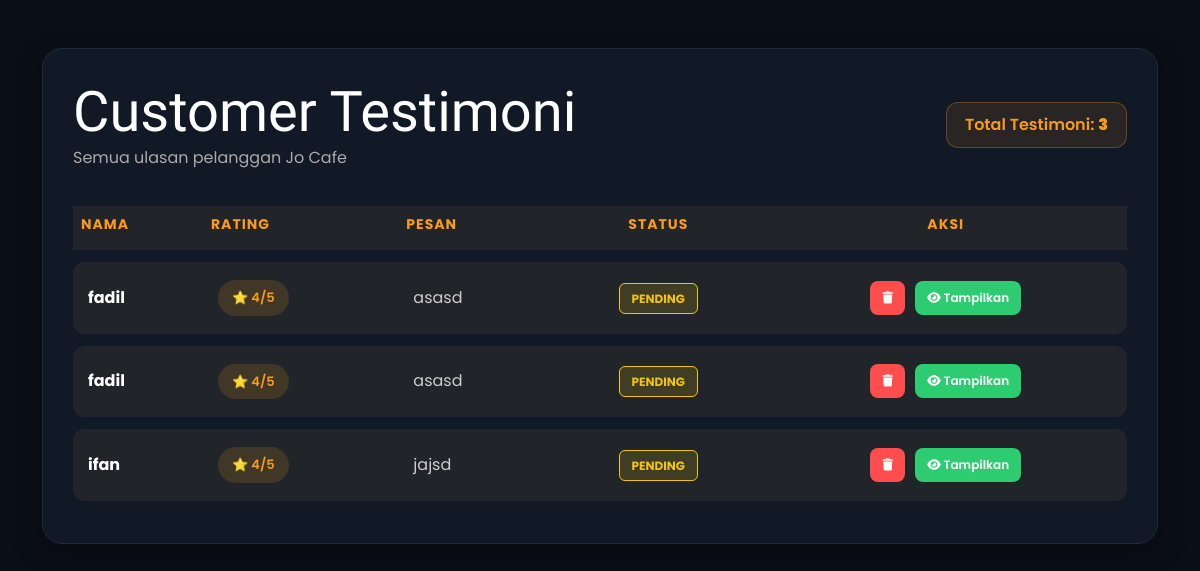
Page /TampilanTestimoni.php on the earlier database version.
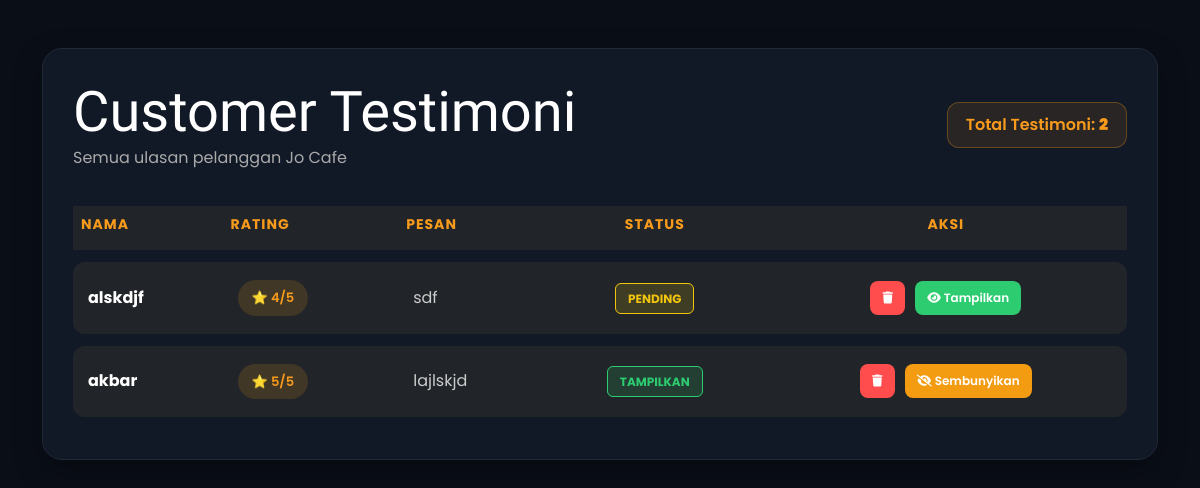
Same page on the later database version.
### tables this page shows
CREATE TABLE `testimoni` (
  `id_testimoni` int(11) NOT NULL,
  `id_admin` int(11) DEFAULT NULL,
  `nama` varchar(100) DEFAULT NULL,
  `id_pelanggan` int(100) NOT NULL,
  `no_telp` varchar(20) DEFAULT NULL,
  `pesan` text DEFAULT NULL,
  `rating` int(11) DEFAULT NULL,
  `status` enum('pending','tampilkan') DEFAULT 'pending',
  `tanggal` date DEFAULT NULL
);

### TampilanTestimoni.php (the view, shortened to what this page needs)
<?php
include_once "../config/koneksi.php";
$url_kembali = "admin.php?page=TampilanTestimoni";
?>
<!DOCTYPE html>
<html lang="id">
<head>
    <link href="https://cdn.jsdelivr.net/npm/bootstrap@5.3.0/dist/css/bootstrap.min.css" rel="stylesheet">
    <link rel="stylesheet" href="https://cdnjs.cloudflare.com/ajax/libs/font-awesome/6.0.0/css/all.min.css">
</head>
<body>
<div class="container py-5">
    <div class="testimoni-wrapper">
        <div class="d-flex justify-content-between align-items-center mb-4 flex-wrap gap-3">
            <div>
                <h1 class="title-cursive mb-0">Customer Testimoni</h1>
                <p style="color:#aaa; margin:0;">Semua ulasan pelanggan Jo Cafe</p>
            </div>
            <div class="testi-total">
                <?php
                $count = mysqli_query($conn, "SELECT id_testimoni FROM testimoni");
                ?>
                Total Testimoni: <strong><?php echo mysqli_num_rows($count); ?></strong>
            </div>
        </div>
        <div class="table-responsive">
            <table class="table table-dark custom-table align-middle">
                <thead>
                    <tr>
                        <th>Nama</th>
                        <th>Rating</th>
                        <th>Pesan</th>
                        <th class="text-center">Status</th>
                        <th class="text-center">Aksi</th>
                    </tr>
                </thead>
                <tbody>
                <?php
                $query_testimoni = mysqli_query($conn, "SELECT * FROM testimoni ORDER BY id_testimoni DESC");
                while($row = mysqli_fetch_assoc($query_testimoni)) {
                    $status_class = ($row['status'] == 'tampilkan') ? 'status-tampilkan' : 'status-pending';
                ?>
                    <tr>
                        <td>
                            <div class="fw-bold text-white">
                                <?= htmlspecialchars($row['nama']); ?>
                            </div>
                        </td>
                        <td>
                            <span class="rating-badge">
                                ⭐ <?= $row['rating']; ?>/5
                            </span>
                        </td>
                        <td style="max-width:350px;">
                            <span style="color:#ccc;">
                                <?= htmlspecialchars($row['pesan']); ?>
                            </span>
                        </td>
                        <td class="text-center">
                            <span class="status-badge <?= $status_class; ?>">
                                <?= strtoupper($row['status']); ?>
                            </span>
                        </td>
                        <td class="text-center">
                            <a href="<?= $url_kembali; ?>&hapus=<?php echo $row['id_testimoni']; ?>"
                               class="btn-action btn-hapus"
                               onclick="return confirm('Hapus testimoni ini secara permanen?')">
                               <i class="fas fa-trash"></i>
                            </a>
                            <?php if($row['status'] == 'pending'): ?>
                                <a href="<?= $url_kembali; ?>&tampilkan=<?php echo $row['id_testimoni']; ?>"
                                   class="btn-action btn-tampilkan"
                                   onclick="return confirm('Tampilkan testimoni ini di halaman utama?')">
                                   <i class="fas fa-eye"></i> Tampilkan
                                </a>
                            <?php else: ?>
                                <a href="<?= $url_kembali; ?>&sembunyikan=<?php echo $row['id_testimoni']; ?>"
                                   class="btn-action btn-sembunyikan"
                                   onclick="return confirm('Sembunyikan testimoni ini dari halaman utama?')">
                                   <i class="fas fa-eye-slash"></i> Sembunyikan
                                </a>
                            <?php endif; ?>
                        </td>
                    </tr>
                <?php } ?>
                </tbody>
            </table>
        </div>
    </div>
</div>
</body>
</html>

Differences in the rows shown:
removed testimoni: nama "fadil", rating "4", pesan "asasd", status "PENDING"
removed testimoni: nama "fadil", rating "4", pesan "asasd", status "PENDING"
removed testimoni: nama "ifan", rating "4", pesan "jajsd", status "PENDING"
added testimoni: nama "alskdjf", rating "4", pesan "sdf", status "PENDING"
added testimoni: nama "akbar", rating "5", pesan "lajlskjd", status "TAMPILKAN"
Other differences:
mysqli_num_rows($count): "3" → "2"
